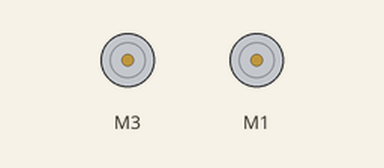
This sketch was run on a simulated Arduino Uno, built with avr-gcc and run on an emulated ATmega328P. Shown: 2 × DC motor (green arrow = forward, orange = backward, longer = faster).

Above: at 1.0 s.
At 2.5 s:
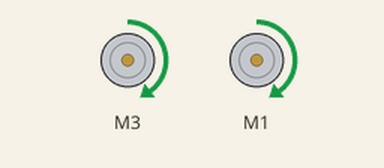
At 4.5 s:
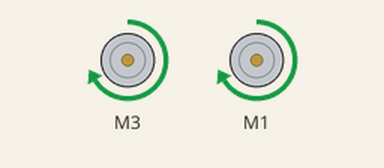
Timing chart, 0 to 7.8 s (numbered marks = the images above):
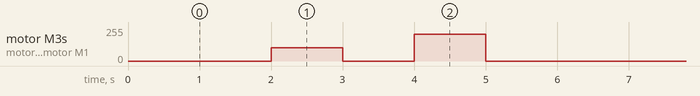

The sketch:

DriveTest.ino
```cpp
/*Drive the two wheel bread-board bot forward. Test one.
*/

#include <Wire.h>
#include <Adafruit_MotorShield.h>
  // Create the motor shield object with the default I2C address
 Adafruit_MotorShield AFMS =Adafruit_MotorShield();
  // Define Constants
#define TESTTIME 1000
byte SPEED = 100; //Default speed for motors
  //Define 'ports' for motors.
const byte LEFTMOTORPORT = 1; //Changed because motors are wired backwards and this was eaiser to change
const byte RIGHTMOTORPORT = 3; //Changed because motors are wired backwards and this was eaiser to change
  //Create pointers to motor control objects.
  Adafruit_DCMotor *motorLeft = AFMS.getMotor(RIGHTMOTORPORT);
  Adafruit_DCMotor *motorRight = AFMS.getMotor(LEFTMOTORPORT);

void setup(void) {
  AFMS.begin(); // create with the default freqency 1.6KHz
  // Turn off all motors to start, just a good habit
  motorLeft->run(RELEASE);
  motorRight->run(RELEASE);
}

void loop(void) {
    delay(2000); // Delay for two seconds to give time to place the robot.
    motorLeft->setSpeed(SPEED); //set both speed
    motorRight->setSpeed(SPEED);
    motorLeft->run(FORWARD);
    motorRight->run(FORWARD);
    delay(TESTTIME);  //run for 1 second
    //Turn off all motors
     motorLeft->run(RELEASE);
     motorRight->run(RELEASE);
     delay(TESTTIME); //Do not drive the motors for 1 second.
     motorLeft->setSpeed(SPEED*2); //set both speed
    motorRight->setSpeed(SPEED*2);
    motorLeft->run(FORWARD);
    motorRight->run(FORWARD);
    delay(TESTTIME);  //run for 1 second
    //Turn off all motors
     motorLeft->run(RELEASE);
     motorRight->run(RELEASE);
     delay(TESTTIME); //Do not drive the motors for 1 second.
}
```

Measured:
- by itself, motor M3, motor M1: repeats every 6.0 s: stopped 1.0 s, forward 200/255 1.0 s, stopped 3.0 s, forward 100/255 1.0 s
